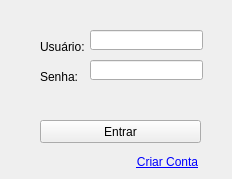
<?xml version="1.0" encoding="UTF-8"?>
<ui version="4.0">
 <class>Form</class>
 <widget class="QWidget" name="Form">
  <property name="geometry">
   <rect>
    <x>0</x>
    <y>0</y>
    <width>232</width>
    <height>179</height>
   </rect>
  </property>
  <property name="windowTitle">
   <string>Login</string>
  </property>
  <widget class="QLabel" name="label">
   <property name="geometry">
    <rect>
     <x>40</x>
     <y>40</y>
     <width>47</width>
     <height>13</height>
    </rect>
   </property>
   <property name="text">
    <string>Usuário:</string>
   </property>
  </widget>
  <widget class="QLabel" name="label_2">
   <property name="geometry">
    <rect>
     <x>40</x>
     <y>70</y>
     <width>47</width>
     <height>13</height>
    </rect>
   </property>
   <property name="text">
    <string>Senha:</string>
   </property>
  </widget>
  <widget class="QLineEdit" name="txt_usuario">
   <property name="geometry">
    <rect>
     <x>90</x>
     <y>30</y>
     <width>113</width>
     <height>20</height>
    </rect>
   </property>
  </widget>
  <widget class="QLineEdit" name="txt_senha">
   <property name="geometry">
    <rect>
     <x>90</x>
     <y>60</y>
     <width>113</width>
     <height>20</height>
    </rect>
   </property>
  </widget>
  <widget class="QPushButton" name="btn_entrar">
   <property name="geometry">
    <rect>
     <x>40</x>
     <y>120</y>
     <width>161</width>
     <height>23</height>
    </rect>
   </property>
   <property name="text">
    <string>Entrar</string>
   </property>
  </widget>
  <widget class="QLabel" name="lbl_mensagem">
   <property name="geometry">
    <rect>
     <x>40</x>
     <y>90</y>
     <width>161</width>
     <height>16</height>
    </rect>
   </property>
   <property name="text">
    <string/>
   </property>
  </widget>
  <widget class="QPushButton" name="btn_tela_cadastro">
   <property name="geometry">
    <rect>
     <x>130</x>
     <y>150</y>
     <width>75</width>
     <height>23</height>
    </rect>
   </property>
   <property name="styleSheet">
    <string notr="true">QPushButton {
    background-color: transparent;
    border: none;
    color: #0000FF;
    text-decoration: underline;
    font: 9pt &quot;MS Shell Dlg 2&quot;;
}

QPushButton:hover {
    color: #551A8B;
}

QPushButton:pressed {
    color: #FF0000;
}

QPushButton:focus {
    outline: none;
}</string>
   </property>
   <property name="text">
    <string>Criar Conta</string>
   </property>
  </widget>
 </widget>
 <resources/>
 <connections/>
</ui>
